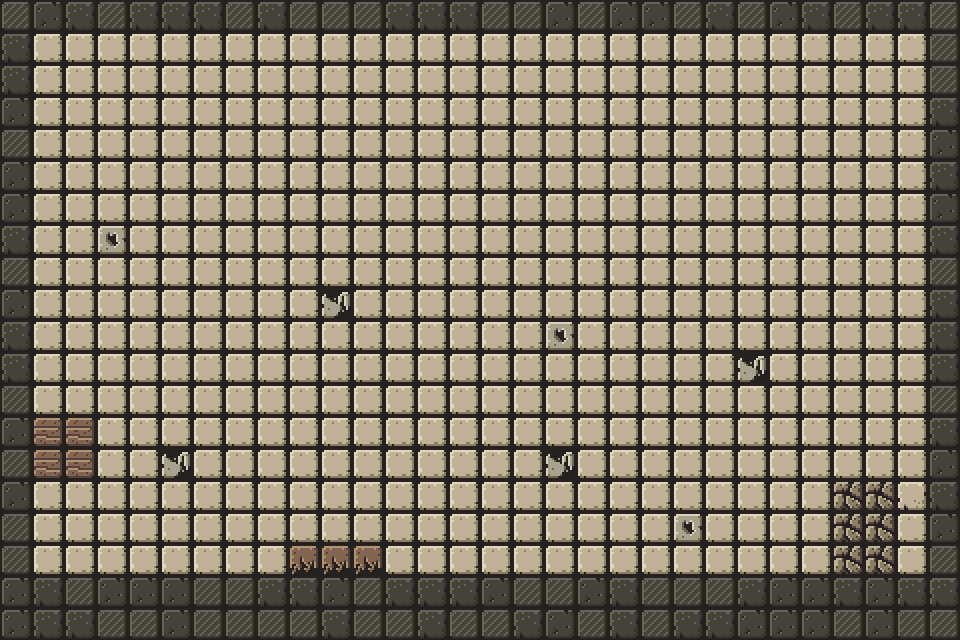

This game map was drawn from its Tiled (.tmx) file and the tilesets committed beside it. A one-line description and the full map source follow:
An orthogonal 30x20 tile map with 32x32 px tiles, 4 tile layers (Background, Platform, Snare, Target).

<map version="1.2" tiledversion="1.2.3" orientation="orthogonal" renderorder="left-down" width="30" height="20" tilewidth="32" tileheight="32" infinite="0" nextlayerid="7" nextobjectid="1">
 <tileset firstgid="1" source="testPlatform.tsx" />
 <layer id="1" name="Background" width="30" height="20" locked="1">
  <data encoding="csv">
0,0,0,0,0,0,0,0,0,0,0,0,0,0,0,0,0,0,0,0,0,0,0,0,0,0,0,0,0,0,
0,26,26,26,26,26,26,26,26,26,26,26,26,26,26,26,26,26,26,26,26,26,26,26,26,26,26,26,26,0,
0,26,26,26,26,26,26,26,26,26,26,26,26,26,26,26,26,26,26,26,26,26,26,26,26,26,26,26,26,0,
0,26,26,26,26,26,26,26,26,26,26,26,26,26,26,26,26,26,26,26,26,26,26,26,26,26,26,26,26,0,
0,26,26,26,26,26,26,26,26,26,26,26,26,26,26,26,26,26,26,26,26,26,26,26,26,26,26,26,26,0,
0,26,26,26,26,26,26,26,26,26,26,26,26,26,26,26,26,26,26,26,26,26,26,26,26,26,26,26,26,0,
0,26,26,26,26,26,26,26,26,26,26,26,26,26,26,26,26,26,26,26,26,26,26,26,26,26,26,26,26,0,
0,26,26,26,26,26,26,26,26,26,26,26,26,26,26,26,26,26,26,26,26,26,26,26,26,26,26,26,26,0,
0,26,26,26,26,26,26,26,26,26,26,26,26,26,26,26,26,26,26,26,26,26,26,26,26,26,26,26,26,0,
0,26,26,26,26,26,26,26,26,26,26,26,26,26,26,26,26,26,26,26,26,26,26,26,26,26,26,26,26,0,
0,26,26,26,26,26,26,26,26,26,26,26,26,26,26,26,26,26,26,26,26,26,26,26,26,26,26,26,26,0,
0,26,26,26,26,26,26,26,26,26,26,26,26,26,26,26,26,26,26,26,26,26,26,26,26,26,26,26,26,0,
0,26,26,26,26,26,26,26,26,26,26,26,26,26,26,26,26,26,26,26,26,26,26,26,26,26,26,26,26,0,
0,26,26,26,26,26,26,26,26,26,26,26,26,26,26,26,26,26,26,26,26,26,26,26,26,26,26,26,26,0,
0,26,26,26,26,26,26,26,26,26,26,26,26,26,26,26,26,26,26,26,26,26,26,26,26,26,26,26,26,0,
0,26,26,26,26,26,26,26,26,26,26,26,26,26,26,26,26,26,26,26,26,26,26,26,26,26,2,2,2,0,
0,26,26,26,26,26,26,26,26,26,26,26,26,26,26,26,26,26,26,26,26,26,26,26,26,26,2,26,26,0,
0,26,26,26,26,26,26,26,26,26,26,26,26,26,26,26,26,26,26,26,26,26,26,26,26,26,2,26,26,0,
0,0,0,0,0,0,0,0,0,0,0,0,0,0,0,0,0,0,0,0,0,0,0,0,0,0,0,0,0,0,
0,0,0,0,0,0,0,0,0,0,0,0,0,0,0,0,0,0,0,0,0,0,0,0,0,0,0,0,0,0
</data>
 </layer>
 <layer id="2" name="Platform" width="30" height="20">
  <data encoding="csv">
9,17,1,9,1,1,1,9,1,9,9,9,1,1,1,9,9,17,9,17,17,9,1,9,17,1,9,1,1,9,
1,0,0,0,0,0,0,0,0,0,0,0,0,0,0,0,0,0,0,0,0,0,0,0,0,0,0,0,0,9,
1,0,0,0,0,0,0,0,0,0,0,0,0,0,0,0,0,0,0,0,0,0,0,0,0,0,0,0,0,9,
17,0,0,0,0,0,0,0,0,0,0,0,0,0,0,0,0,0,0,0,0,0,0,0,0,0,0,0,0,1,
9,0,0,0,0,0,0,0,0,0,0,0,0,0,0,0,0,0,0,0,0,0,0,0,0,0,0,0,0,17,
17,0,0,0,0,0,0,0,0,0,0,0,0,0,0,0,0,0,0,0,0,0,0,0,0,0,0,0,0,1,
17,0,0,0,0,0,0,0,0,0,0,0,0,0,0,0,0,0,0,0,0,0,0,0,0,0,0,0,0,17,
1,0,0,0,0,0,0,0,0,0,0,0,0,0,0,0,0,0,0,0,0,0,0,0,0,0,0,0,0,1,
9,0,0,0,0,0,0,0,0,0,0,0,0,0,0,0,0,0,0,0,0,0,0,0,0,0,0,0,0,9,
17,0,0,0,0,0,0,0,0,0,0,0,0,0,0,0,0,0,0,0,0,0,0,0,0,0,0,0,0,1,
1,0,0,0,0,0,0,0,0,0,0,0,0,0,0,0,0,0,0,0,0,0,0,0,0,0,0,0,0,1,
1,0,0,0,0,0,0,0,0,0,0,0,0,0,0,0,0,0,0,0,0,0,0,0,0,0,0,0,0,1,
9,0,0,0,0,0,0,0,0,0,0,0,0,0,0,0,0,0,0,0,0,0,0,0,0,0,0,0,0,9,
17,0,0,0,0,0,0,0,0,0,0,0,0,0,0,0,0,0,0,0,0,0,0,0,0,0,0,0,0,1,
9,0,0,0,0,0,0,0,0,0,0,0,0,0,0,0,0,0,0,0,0,0,0,0,0,0,0,0,0,17,
17,0,0,0,0,0,0,0,0,0,0,0,0,0,0,0,0,0,0,0,0,0,0,0,0,0,0,0,0,1,
9,0,0,0,0,0,0,0,0,0,0,0,0,0,0,0,0,0,0,0,0,0,0,0,0,0,0,0,0,17,
9,0,0,0,0,0,0,0,0,0,0,0,0,0,0,0,0,0,0,0,0,0,0,0,0,0,0,0,0,9,
17,1,9,17,17,17,9,9,1,1,17,9,1,1,1,17,9,9,17,1,9,9,9,1,17,17,1,17,1,1,
17,1,1,9,9,17,9,9,9,9,1,9,9,1,9,9,1,17,9,1,9,1,1,17,17,17,9,17,9,9
</data>
 </layer>
 <layer id="4" name="Snare" width="30" height="20">
  <data encoding="csv">
0,0,0,0,0,0,0,0,0,0,0,0,0,0,0,0,0,0,0,0,0,0,0,0,0,0,0,0,0,0,
0,0,0,0,0,0,0,0,0,0,0,0,0,0,0,0,0,0,0,0,0,0,0,0,0,0,0,0,0,0,
0,0,0,0,0,0,0,0,0,0,0,0,0,0,0,0,0,0,0,0,0,0,0,0,0,0,0,0,0,0,
0,0,0,0,0,0,0,0,0,0,0,0,0,0,0,0,0,0,0,0,0,0,0,0,0,0,0,0,0,0,
0,0,0,0,0,0,0,0,0,0,0,0,0,0,0,0,0,0,0,0,0,0,0,0,0,0,0,0,0,0,
0,0,0,0,0,0,0,0,0,0,0,0,0,0,0,0,0,0,0,0,0,0,0,0,0,0,0,0,0,0,
0,0,0,0,0,0,0,0,0,0,0,0,0,0,0,0,0,0,0,0,0,0,0,0,0,0,0,0,0,0,
0,0,0,3,0,0,0,0,0,0,0,0,0,0,0,0,0,0,0,0,0,0,0,0,0,0,0,0,0,0,
0,0,0,0,0,0,0,0,0,0,0,0,0,0,0,0,0,0,0,0,0,0,0,0,0,0,0,0,0,0,
0,0,0,0,0,0,0,0,0,0,11,0,0,0,0,0,0,0,0,0,0,0,0,0,0,0,0,0,0,0,
0,0,0,0,0,0,0,0,0,0,0,0,0,0,0,0,0,3,0,0,0,0,0,0,0,0,0,0,0,0,
0,0,0,0,0,0,0,0,0,0,0,0,0,0,0,0,0,0,0,0,0,0,0,11,0,0,0,0,0,0,
0,0,0,0,0,0,0,0,0,0,0,0,0,0,0,0,0,0,0,0,0,0,0,0,0,0,0,0,0,0,
0,0,0,0,0,0,0,0,0,0,0,0,0,0,0,0,0,0,0,0,0,0,0,0,0,0,0,0,0,0,
0,0,0,0,0,11,0,0,0,0,0,0,0,0,0,0,0,11,0,0,0,0,0,0,0,0,0,0,0,0,
0,0,0,0,0,0,0,0,0,0,0,0,0,0,0,0,0,0,0,0,0,0,0,0,0,0,21,21,0,0,
0,0,0,0,0,0,0,0,0,0,0,0,0,0,0,0,0,0,0,0,0,3,0,0,0,0,21,21,0,0,
0,0,0,0,0,0,0,0,0,27,27,27,0,0,0,0,0,0,0,0,0,0,0,0,0,0,21,21,0,0,
0,0,0,0,0,0,0,0,0,0,0,0,0,0,0,0,0,0,0,0,0,0,0,0,0,0,0,0,0,0,
0,0,0,0,0,0,0,0,0,0,0,0,0,0,0,0,0,0,0,0,0,0,0,0,0,0,0,0,0,0
</data>
 </layer>
 <layer id="5" name="Target" width="30" height="20">
  <data encoding="csv">
0,0,0,0,0,0,0,0,0,0,0,0,0,0,0,0,0,0,0,0,0,0,0,0,0,0,0,0,0,0,
0,0,0,0,0,0,0,0,0,0,0,0,0,0,0,0,0,0,0,0,0,0,0,0,0,0,0,0,0,0,
0,0,0,0,0,0,0,0,0,0,0,0,0,0,0,0,0,0,0,0,0,0,0,0,0,0,0,0,0,0,
0,0,0,0,0,0,0,0,0,0,0,0,0,0,0,0,0,0,0,0,0,0,0,0,0,0,0,0,0,0,
0,0,0,0,0,0,0,0,0,0,0,0,0,0,0,0,0,0,0,0,0,0,0,0,0,0,0,0,0,0,
0,0,0,0,0,0,0,0,0,0,0,0,0,0,0,0,0,0,0,0,0,0,0,0,0,0,0,0,0,0,
0,0,0,0,0,0,0,0,0,0,0,0,0,0,0,0,0,0,0,0,0,0,0,0,0,0,0,0,0,0,
0,0,0,0,0,0,0,0,0,0,0,0,0,0,0,0,0,0,0,0,0,0,0,0,0,0,0,0,0,0,
0,0,0,0,0,0,0,0,0,0,0,0,0,0,0,0,0,0,0,0,0,0,0,0,0,0,0,0,0,0,
0,0,0,0,0,0,0,0,0,0,0,0,0,0,0,0,0,0,0,0,0,0,0,0,0,0,0,0,0,0,
0,0,0,0,0,0,0,0,0,0,0,0,0,0,0,0,0,0,0,0,0,0,0,0,0,0,0,0,0,0,
0,0,0,0,0,0,0,0,0,0,0,0,0,0,0,0,0,0,0,0,0,0,0,0,0,0,0,0,0,0,
0,0,0,0,0,0,0,0,0,0,0,0,0,0,0,0,0,0,0,0,0,0,0,0,0,0,0,0,0,0,
0,4,4,0,0,0,0,0,0,0,0,0,0,0,0,0,0,0,0,0,0,0,0,0,0,0,0,0,0,0,
0,4,4,0,0,0,0,0,0,0,0,0,0,0,0,0,0,0,0,0,0,0,0,0,0,0,0,0,0,0,
0,0,0,0,0,0,0,0,0,0,0,0,0,0,0,0,0,0,0,0,0,0,0,0,0,0,0,0,0,0,
0,0,0,0,0,0,0,0,0,0,0,0,0,0,0,0,0,0,0,0,0,0,0,0,0,0,0,0,0,0,
0,0,0,0,0,0,0,0,0,0,0,0,0,0,0,0,0,0,0,0,0,0,0,0,0,0,0,0,0,0,
0,0,0,0,0,0,0,0,0,0,0,0,0,0,0,0,0,0,0,0,0,0,0,0,0,0,0,0,0,0,
0,0,0,0,0,0,0,0,0,0,0,0,0,0,0,0,0,0,0,0,0,0,0,0,0,0,0,0,0,0
</data>
 </layer>
</map>
